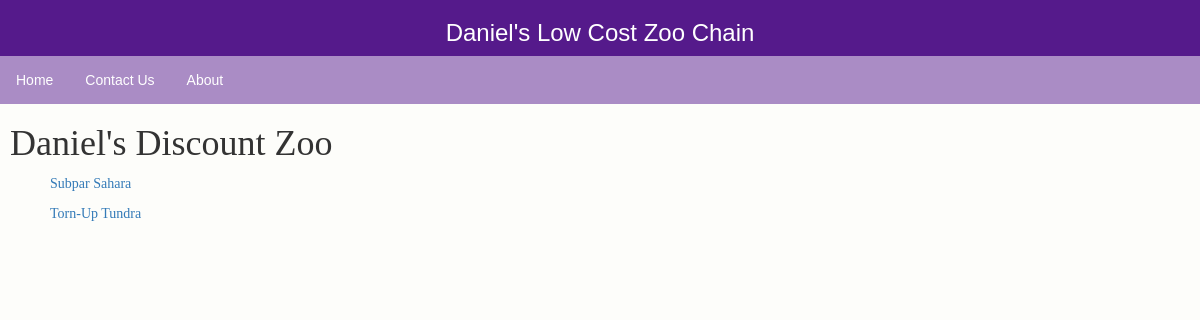
Page /zoo/1 on the earlier database version.
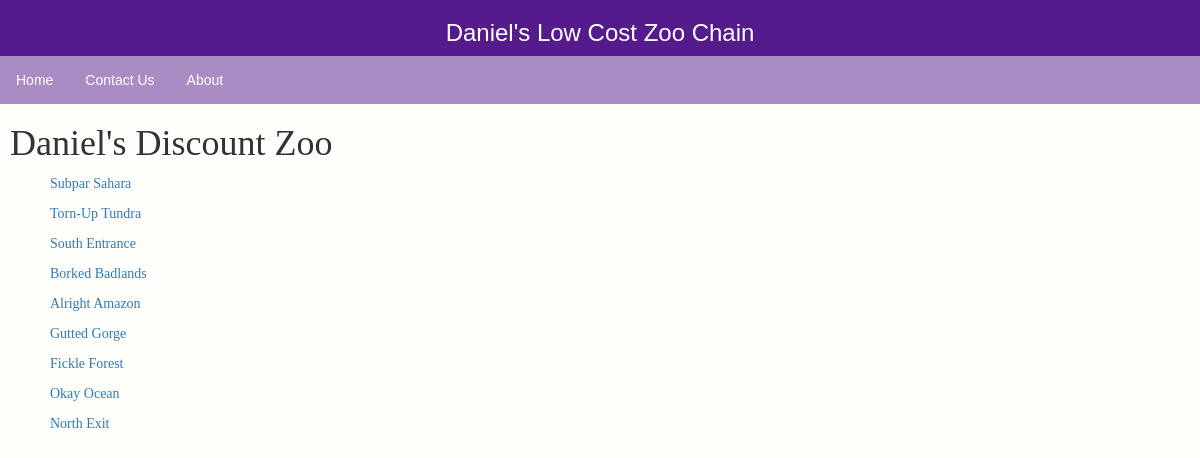
Same page on the later database version.
### zoo/models.py (models this page shows, shortened)
class Exhibit(models.Model):
    name = models.CharField(max_length=200, help_text="Enter Exhibit Name")
    zoo = models.ForeignKey("Zoo", on_delete=models.SET_NULL, null=True, related_name='parentZoo')
    hasExit = models.BooleanField(default=False)

### zoo/views.py (the view)
# urls.py: path('<int:pk>', views.ZooDetailView.as_view(), name='zooDetail'),
class ZooDetailView(generic.DetailView):
    model = Zoo

### zoo/templates/zoo/zoo_detail.html
{% extends "base_generic.html" %}
{% block content %}
<h1>{{ zoo.name }}</h1>
{% for exhibits in zoo.parentZoo.all %}
    <p><a href="exhibit/{{ exhibits.id }}">{{ exhibits.name }}</a></p>
{% endfor %}
{% endblock %}

Differences in the rows shown:
added Exhibit: name "South Entrance"
added Exhibit: name "Borked Badlands"
added Exhibit: name "Alright Amazon"
added Exhibit: name "Gutted Gorge"
added Exhibit: name "Fickle Forest"
added Exhibit: name "Okay Ocean"
added Exhibit: name "North Exit"
